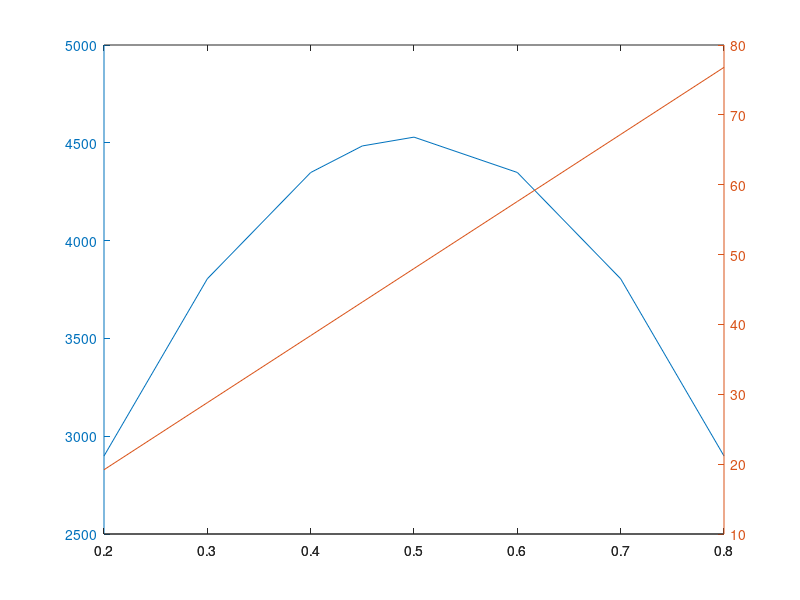
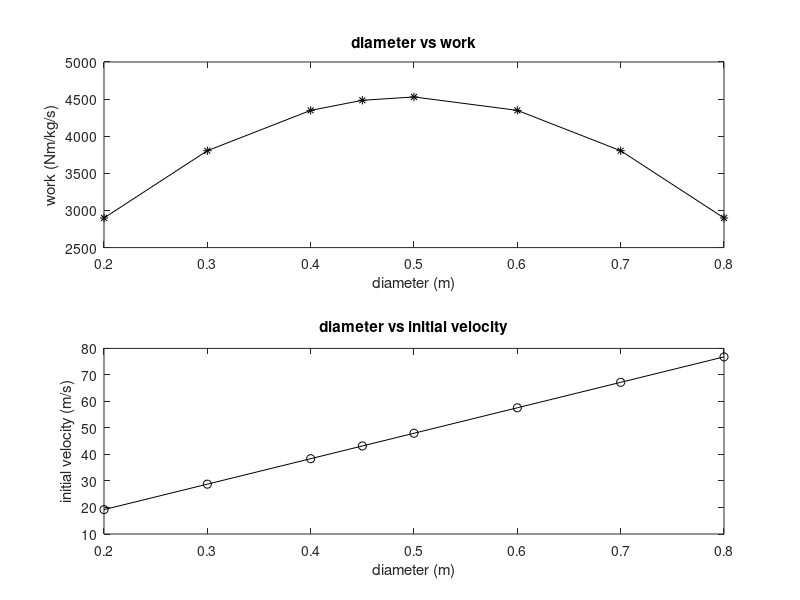
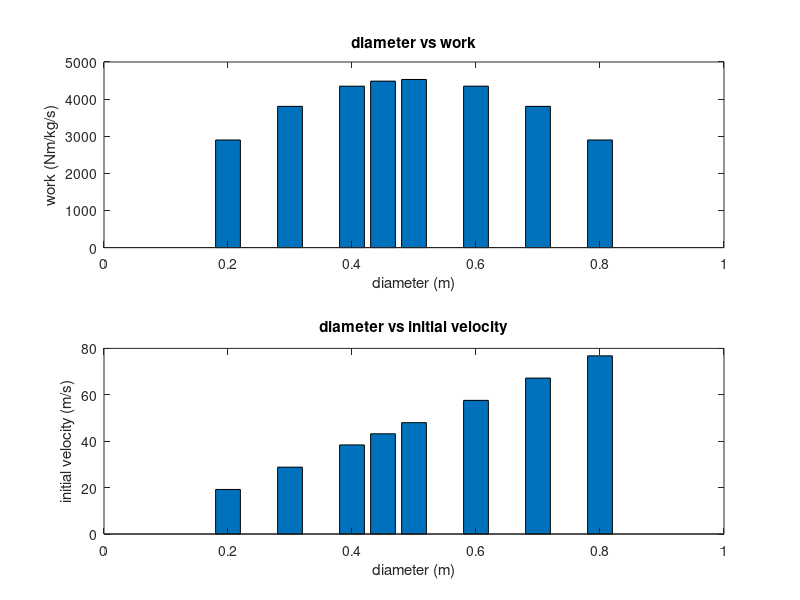
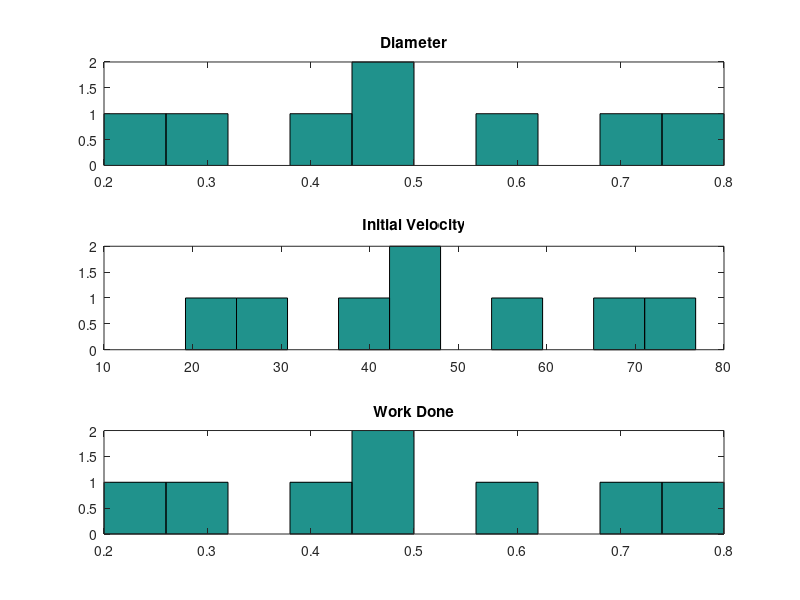

Write MATLAB code to recreate these figures, in order.
clear all; close all; clc
d = [.2 .3 .4 .45 .5 .6 .7 .8]; % diameter (m)
u = [19.2 28.8 38.4 43.2 48 57.6 67.2 76.8]; % init. velocity (m/s)
w = [2898.8 3804.8 4348 4484 4529 4348.3 3804.8 2898.8]; % work (N m/kg/s)

% diameter vs work
plot(d, w)
title("Diameter vs Work")
xlabel("diameter (m)")
ylabel("work done by pelton (Nm/kg/s)")
grid on

% diameter vs initial velocity
plot(d, u)
title("diameter vs init velocity")
xlabel("diameter (m)")
ylabel("initial velocity (m/s)")

plotyy(d, w, d, u)

figure

subplot(2,1,1)
plot(d, w, "-*k")
xlabel("diameter (m)")
ylabel("work (Nm/kg/s)")
title("diameter vs work")

subplot(2,1,2)
plot(d, u, "-ok")
xlabel("diameter (m)")
ylabel("initial velocity (m/s)")
title("diameter vs initial velocity")


figure
subplot(2,1,1)
plot(d, w, "-*k", d, u, "-+k")
bar(d, w)
xlabel("diameter (m)")
ylabel("work (Nm/kg/s)")
title("diameter vs work")

subplot(2,1,2)
bar(d, u)
xlabel("diameter (m)")
ylabel("initial velocity (m/s)")
title("diameter vs initial velocity")


figure
subplot(3,1,1)
hist(d)
title("Diameter")

subplot(3,1,2)
hist(u)
title("Initial Velocity")

subplot(3,1,3)
hist(d)
title("Work Done")
